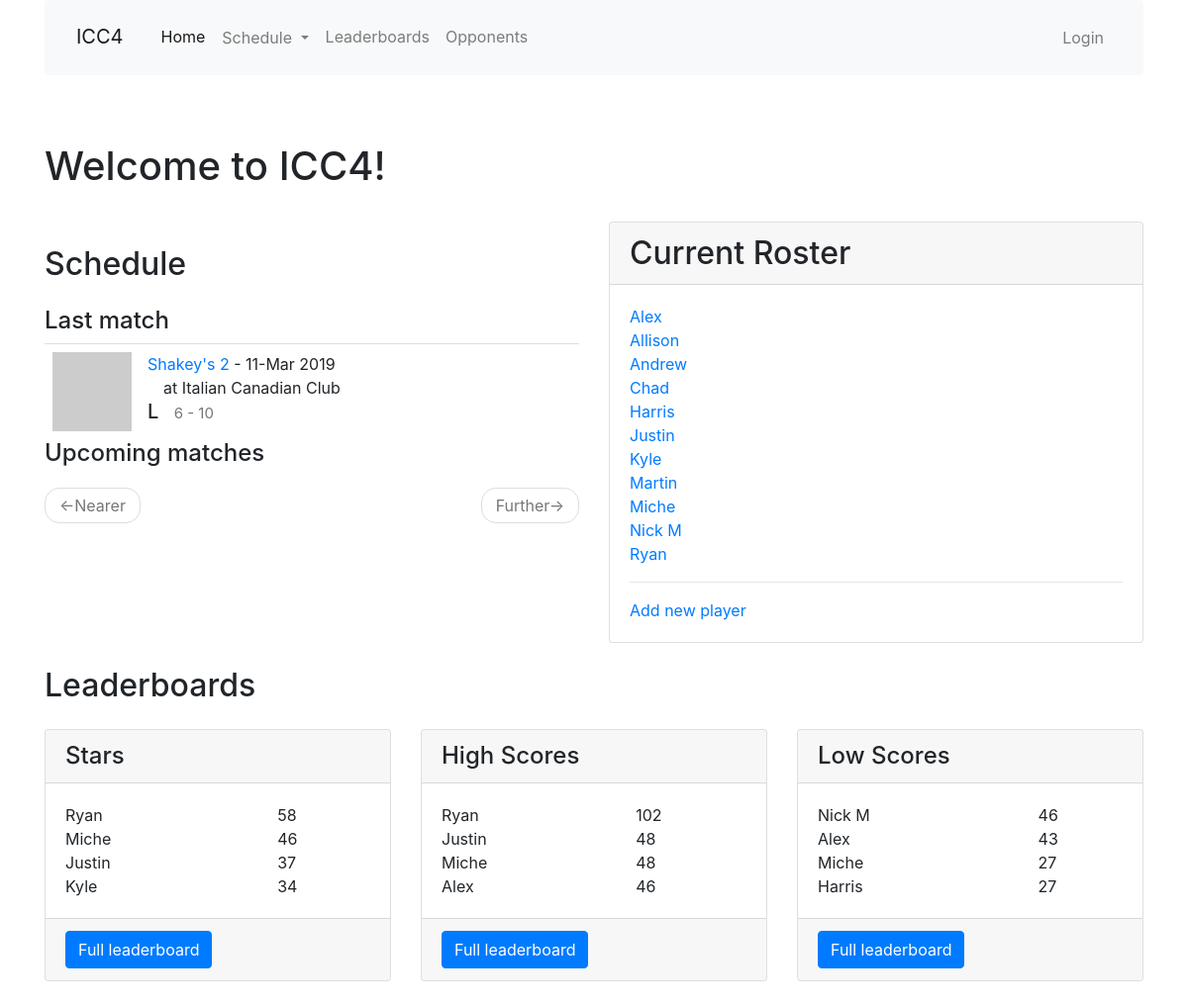
/index, run on the app's committed database.
### app/models.py (models this page shows, shortened)
class Team(db.Model):
    id = db.Column(db.Integer, primary_key=True)
    name = db.Column(db.String(64), index=True, unique=True)
    home_location = db.Column(db.String(64), index=True)
    address = db.Column(db.String(128), index=True)
    matches = db.relationship('Match', back_populates='opponent', lazy='dynamic')
    def avatar(self, size):
        digest = md5(self.name.lower().encode('utf-8')).hexdigest()
        return 'https://www.gravatar.com/avatar/{}?d=identicon&s={}'.format(
            digest, size)

class Match(db.Model):
    id = db.Column(db.Integer, primary_key=True)
    opponent_id = db.Column(db.Integer, db. ForeignKey('team.id'))
    opponent = db.relationship('Team', back_populates='matches')
    date = db.Column(db.Date, index=True, default=date.today())
    location = db.Column(db.String(64))
    home_away = db.Column(db.String(32), index=True)
    match_type = db.Column(db.String(32), index=True)
    games = db.relationship('Game', back_populates='match', lazy='dynamic')
    team_score = db.Column(db.Integer, index=True)
    opponent_score = db.Column(db.Integer, index=True)
    win = db.Column(db.Boolean, index=True, default=None)
    overtime = db.Column(db.Boolean, index=True, default=False)
    match_summary = db.Column(db.String(512))
    food = db.Column(db.String(128))
    season_id = db.Column(db.Integer, db. ForeignKey('season.id'))
    season = db.relationship('Season', back_populates='matches')
    match_stats = db.relationship('MatchStats', uselist=False, back_populates='match')
    high_scores = db.relationship('HighScore', back_populates='match', lazy='dynamic')
    low_scores = db.relationship('LowScore', back_populates='match', lazy='dynamic')

class Player(db.Model):
    id = db.Column(db.Integer, primary_key=True)
    nickname = db.Column(db.String(64), index=True, unique=True)
    first_name = db.Column(db.String(64), index=True)
    last_name = db.Column(db.String(64), index=True)
    is_active = db.Column(db.Boolean, index=True, default=True)
    games = association_proxy('games_association', 'game')
    last_match_id = db.Column(db.Integer, db.ForeignKey('match.id'))
    last_match = db.relationship('Match', foreign_keys=[last_match_id])
    first_match_id = db.Column(db.Integer, db.ForeignKey('match.id'))
    first_match = db.relationship('Match', foreign_keys=[first_match_id])
    high_scores = db.relationship('HighScore', back_populates='player', lazy='dynamic')
    low_scores = db.relationship('LowScore', back_populates='player', lazy='dynamic')

class PlayerSeasonStats(db.Model):
    id = db.Column(db.Integer, primary_key=True)
    player_id = db.Column(db.Integer, db. ForeignKey('player.id'))
    player = db.relationship('Player')
    season_id = db.Column(db.Integer, db. ForeignKey('season.id'))
    season = db.relationship('Season')
    matches_played = db.Column(db.Integer)
    matches_won = db.Column(db.Integer)
    matches_lost = db.Column(db.Integer)
    games_played = db.Column(db.Integer)
    games_won = db.Column(db.Integer)
    games_lost = db.Column(db.Integer)
    total_stars = db.Column(db.Integer)
    total_high_scores = db.Column(db.Integer)
    total_low_scores = db.Column(db.Integer)
    '''
    filters = [filter1,filter2,...]
    query....filter(*filters).count()
    '''
    @hybrid_property
    def gp(self):
        return PlayerGame.query.filter_by(player_id=self.player_id).join(Game).join(Match).\
                filter_by(season=self.season).distinct().count()
    @hybrid_property
    def gw(self):
        return PlayerGame.query.filter_by(player_id=self.player_id).join(Game).filter_by(win=True).join(Match).\
                filter_by(season=self.season).distinct().count()
    @hybrid_property
    def gl(self):
        return PlayerGame.query.filter_by(player_id=self.player_id).join(Game).filter_by(win=False).join(Match).\
                filter_by(season=self.season).distinct().count()

### app/main/routes.py (the view)
@bp.route('/', methods=['GET', 'POST'])
@bp.route('/index', methods=['GET', 'POST'])
def index():
    all_players = Player.query.filter_by(is_active=True).order_by(Player.nickname).all()
    page = request.args.get('page', 1, type=int)
    last_match = Match.query.filter(Match.date<date.today()).order_by(Match.date.desc()).first()
    schedule = Match.query.filter(Match.date>=date.today()).order_by(Match.date).paginate(
        page, current_app.config['MATCH_PER_PAGE'], False)
    next_url = url_for('main.index', page=schedule.next_num) \
        if schedule.has_next else None
    prev_url = url_for('main.index', page=schedule.prev_num) \
        if schedule.has_prev else None
    leader_board_list = [ LeaderBoardCard('Stars',PlayerSeasonStats.query.join(Player).with_entities(Player.nickname,PlayerSeasonStats.total_stars).order_by(PlayerSeasonStats.total_stars.desc()).limit(4).all()),LeaderBoardCard('High Scores',PlayerSeasonStats.query.join(Player).with_entities(Player.nickname,PlayerSeasonStats.total_high_scores).order_by(PlayerSeasonStats.total_high_scores.desc()).limit(4).all()),LeaderBoardCard('Low Scores',PlayerSeasonStats.query.join(Player).with_entities(Player.nickname,PlayerSeasonStats.total_low_scores).order_by(PlayerSeasonStats.total_low_scores.desc()).limit(4).all()) ]
    return render_template('index.html', title=None,
        schedule=schedule.items, next_url=next_url, prev_url=prev_url,
        all_players=all_players, last_match=last_match,leader_board_list=leader_board_list)

### app/main/leaderboard_card.py (called while the page is built)
    def get_list(self):
        return self.columns

### app/main/routes.py (called while the page is built)
@bp.before_request
def before_request():
    g.all_seasons = Season.query.all()

### app/templates/index.html (shortened to what this page needs)
{% extends "base.html" %}
{% import 'bootstrap/wtf.html' as wtf %}
{% from "_leaderboard.html" import draw_leaderboard with context %}
{% block app_content %}
  <h1>Welcome to ICC4!</h1>
  <br>
  <div class="row">
    <div class="col-md-6">
    <h2 class="my-4">Schedule</h2>
    <h4>Last match</h4>
    {% if last_match %}
    {% with match = last_match %}
      {% include '_match.html' %}
    {% endwith %}
    {% endif %}
    <h4>Upcoming matches</h4>
      <nav aria-label="...">
      <ul class="pager">
        <li class="previous{% if not prev_url %} disabled{% endif %}">
          <a href="{{ prev_url or '#' }}">
            <span aria-hidden="true">&larr;</span>Nearer
          </a>
        </li>
        <li class="next{% if not next_url %} disabled{% endif %}">
          <a href="{{ next_url or '#' }}">
            Further<span aria-hidden="true">&rarr;</span>
          </a>
        </li>
      </ul>
    </nav>
    </div>
    <div class="col-md-6">
      <div class="card h-100">
          <h2 class="card-header">Current Roster</h2>
          <div class="card-body">
            <ul class="list-unstyled">
            {% for p in all_players %}
            <li><a href="{{ url_for('main.player', nickname=p.nickname) }}">{{ p.nickname }}</a></li>
            {% endfor %}
            </ul>
            <hr>
            <a href="{{ url_for('main.player_edit') }}">Add new player</a>
          </div>
        </div>
  </div>
  <br>
  <div class="container">
    <h2 class="my-4">Leaderboards</h2>
    <div class="row">
        {% for card in leader_board_list %}
            {{  draw_leaderboard(card)  }}
        {% endfor %}
    </div>
  </div>
{% endblock %}

### app/templates/_leaderboard.html
{% macro draw_leaderboard(leaderboard_card) %}
<div class="col-lg-4 mb-4">
    <div class="card h-100">
        <h4 class="card-header">{{leaderboard_card.name}}</h4>
        <div class="card-body">
            <table style="width:100%">
                {% for rows in leaderboard_card.get_list() %}
                <tr>
                    {% for i in rows %}
                        <td> {{ i }} </td>
                    {% endfor %}
                </tr>
                {% endfor %}
            </table>
        </div>
        <div class="card-footer">
            <a href="{{ url_for('main.leaderboard') }}" class="btn btn-primary">Full leaderboard</a>
        </div>
    </div>
</div>
{% endmacro %}

### app/templates/_match.html (shortened to what this page needs)
<div class="match-card">
    <div class="team-avatar">
        <img src="{{ match.opponent.avatar(70) }}">
    </div>
    <div class="team-info">
        <a href="{{ url_for('main.opponent', id=match.opponent_id) }}">
            {{ match.opponent.name }}
        </a>
        - {{ match.date.strftime('%d-%b %Y') }}
        <br>
        {% if match.home_away == 'away' %}
        &emsp;at {{ match.opponent.home_location }}
        {% else %}
        &emsp;at Italian Canadian Club
        {% endif %}
        {% if match.win != None %}
        <h5>{% if match.win == True %}W{% else %}L{% endif %}&ensp;
            <small>{{ match.team_score }} - {{ match.opponent_score }}</small>
        </h5>
        {% else %}
        <h5>&ensp;</h5>
        {% endif %}
    </div>
</div>

### app/static/css/main.css (style rules this page uses)
html { font-size: 100%; }
.match-card { border-top: 1px solid rgba(0,0,0,.125); text-decoration: none; display: block; position:relative; }
.team-avatar { display: inline-block; float: left; padding: 8px; }
.team-info { display:inline-block; padding: 8px; z-index: 2; position:relative; }

### data on the page
Team: opponent.name "Shakey's 2"
Match: date "11-Mar 2019", team_score "6", opponent_score "10"
Player: nickname "Alex"
Player: nickname "Allison"
Player: nickname "Andrew"
Player: nickname "Chad"
Player: nickname "Harris"
Player: nickname "Justin"
Player: nickname "Kyle"
Player: nickname "Martin"
Player: nickname "Miche"
Player: nickname "Nick M"
Player: nickname "Ryan"
PlayerSeasonStats: rows "58" "102"
PlayerSeasonStats: rows "46" "48" "27"
PlayerSeasonStats: rows "37" "48"
PlayerSeasonStats: rows "34"
PlayerSeasonStats: rows "46" "43"
PlayerSeasonStats: rows "46"
PlayerSeasonStats: rows "27"

### other printed values
{{ leaderboard_card.name }} "Stars" "High Scores" "Low Scores"
